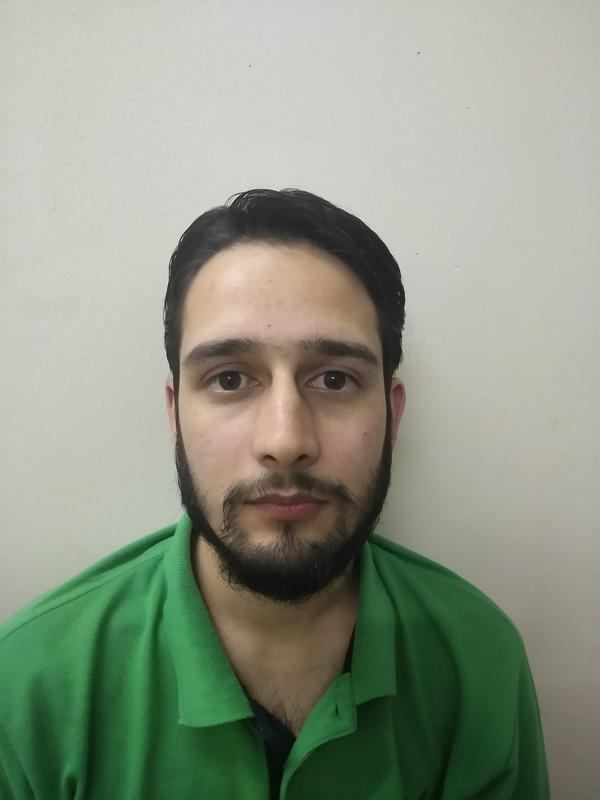
#> input picture DSAA Final/TrainingImage/1.jpg, 600 x 800 px, found by its file name
$ python resize.py   (older library calls are emulated)
#> lines starting #> are read from the running program, lines starting #| are printed output that depends on the picture
import PIL
from PIL import Image
print("Enter file name with extension(.png,.jpeg)")
i=1
for j in range(1,101):
    file=str(i)+'.jpg'
    print("Enter the size (width x length pixels)format without any spaces")
    a='200x149'
    a=a.split("x")
    basewidth=int(a[0])
    hsize=int(a[1])
    img=Image.open(file)
#> img is the input picture: PIL image 600x800 RGB; mean R, G, B 142.1, 149.7, 133.3
    img=img.resize((basewidth,hsize),(PIL.Image.ANTIALIAS))
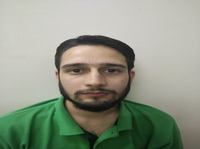
#> img: PIL image 200x149 RGB; mean R, G, B 142.1, 149.8, 133.3
#> (the run stopped early here; a loop or call above may not have finished)
